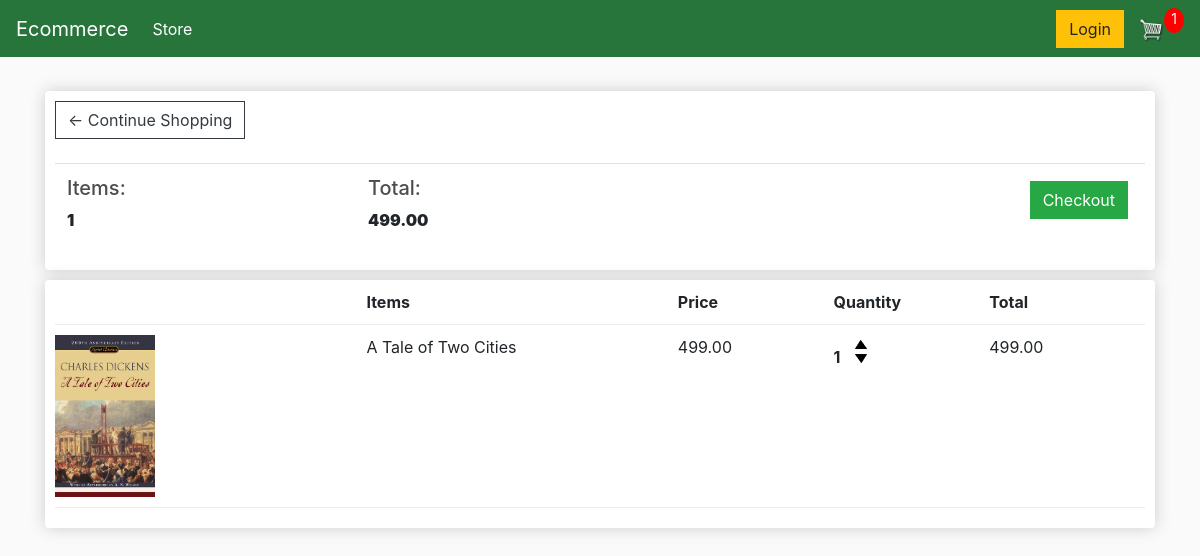
The app's page /cart/ (signed in), older data.
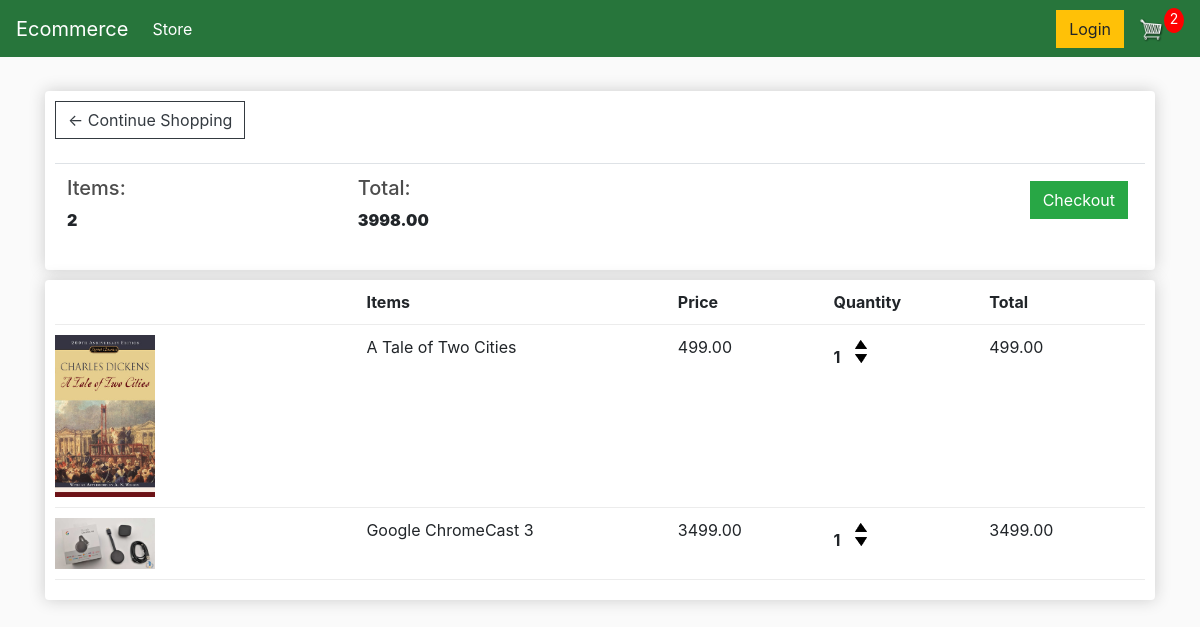
The same page, newer data.
### store/models.py (models this page shows, shortened)
class Order(models.Model):
    customer = models.ForeignKey(
        Customer, null=True, blank=True, on_delete=models.SET_NULL
    )
    date_orderd = models.DateTimeField(auto_now_add=True)
    complete = models.BooleanField(default=False)
    transiction_id = models.CharField(max_length=100, null=True)
    @property
    def get_cart_total(self):
        orderitems = self.orderitem_set.all()
        total = sum([item.get_total for item in orderitems])
        return total
    @property
    def get_cart_items(self):
        orderitems = self.orderitem_set.all()
        total = sum([item.quantity for item in orderitems])
        return total

class OrderItem(models.Model):
    product = models.ForeignKey(Product, null=True, on_delete=models.SET_NULL)
    order = models.ForeignKey(Order, null=True, on_delete=models.SET_NULL)
    quantity = models.IntegerField(default=0, null=True, blank=True)
    date_added = models.DateTimeField(auto_now_add=True)
    @property
    def get_total(self):
        total = self.product.price * self.quantity
        return total

class Product(models.Model):
    name = models.CharField(max_length=200)
    price = models.DecimalField(max_digits=7, decimal_places=2)
    digital = models.BooleanField(default=False, null=True, blank=True)
    image = models.ImageField(null=True, blank=True)
    @property
    def imageURL(self):
        try:
            url = self.image.url
        except:
            url = ""
        return url

### store/views.py (the view)
# urls.py: path('cart/', views.cart, name="cart"),
def cart(request):
    if request.user.is_authenticated:
      customer = request.user.customer
      order, created = Order.objects.get_or_create(customer=customer, complete=False)
      items = order.orderitem_set.all()
      cartItems = order.get_cart_items
    else:
      items = {}
      order = {"get_cart_total": 0, "get_cart_items": 0}
      cartItems = order['get_cart_items']
    context = {"items": items, "order": order, 'cartItems': cartItems, 'shipping': False}
    return render(request, "store/cart.html", context)

### store/templates/store/cart.html (shortened to what this page needs)
{% extends 'store/index.html' %} {% load static %} {% block content %}
<div class="row">
  <div class="col-lg-12">
    <div class="box-element">
      <a class="btn btn-outline-dark" href="{% url 'store' %}"
        >&#x2190; Continue Shopping</a
      >
      <br />
      <br />
      <table class="table">
        <th>
          <h5>Items:</h5>
          <strong>{{order.get_cart_items}}</strong>
        </th>
        <th>
          <h5>Total:</h5>
          <strong>{{order.get_cart_total|floatformat:2}}</strong>
        </th>
        <th>
          <a
            class="btn btn-success"
            style="float: right; margin: 5px;"
            href="{% url 'checkout' %}"
            >Checkout</a
          >
        </th>
      </table>
    </div>
  </div>
  <div class="col-lg-12">
    <div class="box-element">
      <div class="cart-row">
        <div style="flex: 2;"></div>
        <div style="flex: 2;"><strong>Items</strong></div>
        <div style="flex: 1;"><strong>Price</strong></div>
        <div style="flex: 1;"><strong>Quantity</strong></div>
        <div style="flex: 1;"><strong>Total</strong></div>
      </div>
      {% for item in items %}
      <div class="cart-row">
        <div style="flex: 2;">
          <img class="row-image" src="{{item.product.imageURL}}" />
        </div>
        <div style="flex: 2;"><p>{{item.product.name}}</p></div>
        <div style="flex: 1;"><p>{{item.product.price|floatformat:2}}</p></div>
        <div style="flex: 1;">
          <p class="quantity">{{item.quantity}}</p>
          <div class="quantity">
            <img data-product="{{item.product.id}}" data-action="add"
              class="chg-quantity update-cart"
              src="{% static  'images/arrow-up.png' %}"
            />
            <img data-product="{{item.product.id}}" data-action="remove"
              class="chg-quantity update-cart"
              src="{% static  'images/arrow-down.png' %}"
            />
          </div>
        </div>
        <div style="flex: 1;"><p>{{item.get_total}}</p></div>
      </div>
      {% endfor %}
    </div>
  </div>
  {% endblock content %}

### store/templates/store/index.html (shortened to what this page needs)
<!DOCTYPE html>
{% load static %}
<html>
  <head>
    <link
      rel="stylesheet"
      href="https://cdnjs.cloudflare.com/ajax/libs/font-awesome/5.12.1/css/all.min.css"
    />
    <link
      rel="stylesheet"
      href="https://stackpath.bootstrapcdn.com/bootstrap/4.4.1/css/bootstrap.min.css"
    />
    <link rel="stylesheet" type="text/css" href="{% static 'css/main.css' %}" />
  </head>
  <body>
    <nav class="navbar navbar-expand-lg navbar-dark bg-dark">
      <a class="navbar-brand" href="{% url 'store' %}">Ecommerce</a>
      <div class="collapse navbar-collapse" id="navbarSupportedContent">
        <ul class="navbar-nav mr-auto">
          <li class="nav-item active">
            <a class="nav-link" href="{% url 'store' %}"
              >Store <span class="sr-only">(current)</span></a
            >
          </li>
        </ul>
        <div class="form-inline my-2 my-lg-0">
          <a href="#" class="btn btn-warning">Login</a>
          <a href="{% url 'cart' %}">
            <img id="cart-icon" src="{% static 'images/cart.png' %}" />
          </a>
          <p id="cart-total">{{cartItems}}</p>
        </div>
      </div>
    </nav>
    <div class="container">
      <br />
      {% block content %} {% endblock content %}
    </div>
  </body>
</html>

### static/css/main.css (style rules this page uses)
body { background-color: hsl(0, 0%, 98%); }
h1, h2, h3, h4, h5, h6 { color: hsl(0, 0%, 30%); }
.box-element { box-shadow: hsl(0, 0%, 80%) 0 0 16px; background-color: #fff; border-radius: 4px; padding: 10px; }
.bg-dark { background-color: #27753b !important; }
#cart-icon { width: 25px; display: inline-block; margin-left: 15px; }
#cart-total { display: block; text-align: center; color: #fff; background-color: red; width: 20px; height: 25px; border-radius: 50%; font-size: 14px; }
.col-lg-4, .col-lg-6, .col-lg-8, .col-lg-12 { margin-top: 10px; }
.btn { border-radius: 0; }
.row-image { width: 100px; }
.cart-row { display: flex; align-items: flex-stretch; padding-bottom: 10px; margin-bottom: 10px; border-bottom: 1px solid #ececec; }
.quantity { display: inline-block; font-weight: 700; padding-right: 10px; }
.chg-quantity { width: 12px; cursor: pointer; display: block; margin-top: 5px; transition: 0.1s; }

Row changes from the older to the newer data that the page shows:
computed for Order: get_cart_items "1" → "2"; get_cart_total "499.00" → "3998.00"
added OrderItem: product.imageURL (picture), product.name "Google ChromeCast 3", product.price "3499.00", quantity "1", get_total "3499.00"
Text that changed along with them:
{{ cartItems }}: "1" → "2"
